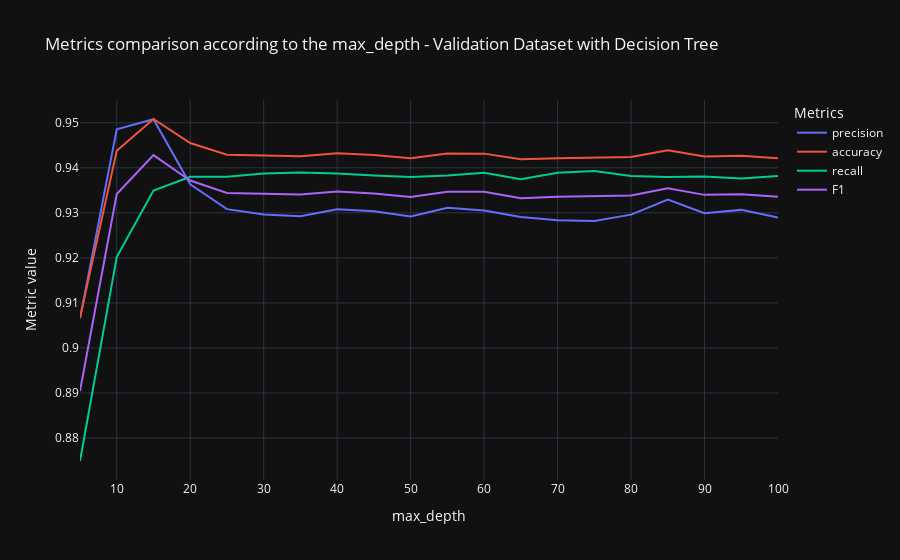

Write notebook code for a chart like this one.
### Code cell
# Plotting validation results
px.line(results_val_dt, 
        x=results_val_dt['max_depth'], 
        y=['precision', 'accuracy', 'recall', 'F1'],
        template='plotly_dark',
        title="Metrics comparison according to the max_depth - Validation Dataset with Decision Tree",
        labels={'value': 'Metric value',
                'max_depth': 'max_depth'}).update_layout(legend=dict(title="Metrics"))

### Figure 1 — Plotly figure (JSON) as saved in the notebook; plotly's stock layout.template omitted (floating-point values rounded to 4 significant figures)
{"data": [{"hovertemplate": "variable=precision<br>max_depth=%{x}<br>Metric value=%{y}<extra></extra>", "legendgroup": "precision", "line": {"color": "#636efa", "dash": "solid"}, "marker": {"symbol": "circle"}, "mode": "lines", "name": "precision", "orientation": "v", "showlegend": true, "type": "scatter", "x": [5, 10, 15, 20, 25, 30, 35, 40, 45, 50, 55, 60, 65, 70, 75, 80, 85, 90, 95, 100], "xaxis": "x", "y": [0.9065, 0.9486, 0.9508, 0.9363, 0.9308, 0.9296, 0.9292, 0.9308, 0.9304, 0.9292, 0.9311, 0.9305, 0.9291, 0.9284, 0.9282, 0.9296, 0.9329, 0.9299, 0.9307, 0.929], "yaxis": "y"}, {"hovertemplate": "variable=accuracy<br>max_depth=%{x}<br>Metric value=%{y}<extra></extra>", "legendgroup": "accuracy", "line": {"color": "#EF553B", "dash": "solid"}, "marker": {"symbol": "circle"}, "mode": "lines", "name": "accuracy", "orientation": "v", "showlegend": true, "type": "scatter", "x": [5, 10, 15, 20, 25, 30, 35, 40, 45, 50, 55, 60, 65, 70, 75, 80, 85, 90, 95, 100], "xaxis": "x", "y": [0.9067, 0.9438, 0.9508, 0.9455, 0.9429, 0.9427, 0.9426, 0.9432, 0.9428, 0.9421, 0.9432, 0.9431, 0.9419, 0.9421, 0.9422, 0.9424, 0.9439, 0.9425, 0.9427, 0.9421], "yaxis": "y"}, {"hovertemplate": "variable=recall<br>max_depth=%{x}<br>Metric value=%{y}<extra></extra>", "legendgroup": "recall", "line": {"color": "#00cc96", "dash": "solid"}, "marker": {"symbol": "circle"}, "mode": "lines", "name": "recall", "orientation": "v", "showlegend": true, "type": "scatter", "x": [5, 10, 15, 20, 25, 30, 35, 40, 45, 50, 55, 60, 65, 70, 75, 80, 85, 90, 95, 100], "xaxis": "x", "y": [0.8749, 0.9202, 0.935, 0.938, 0.938, 0.9387, 0.939, 0.9387, 0.9383, 0.9379, 0.9383, 0.9389, 0.9375, 0.9389, 0.9393, 0.9382, 0.9379, 0.9381, 0.9376, 0.9382], "yaxis": "y"}, {"hovertemplate": "variable=F1<br>max_depth=%{x}<br>Metric value=%{y}<extra></extra>", "legendgroup": "F1", "line": {"color": "#ab63fa", "dash": "solid"}, "marker": {"symbol": "circle"}, "mode": "lines", "name": "F1", "orientation": "v", "showlegend": true, "type": "scatter", "x": [5, 10, 15, 20, 25, 30, 35, 40, 45, 50, 55, 60, 65, 70, 75, 80, 85, 90, 95, 100], "xaxis": "x", "y": [0.8904, 0.9342, 0.9428, 0.9372, 0.9344, 0.9342, 0.9341, 0.9348, 0.9343, 0.9335, 0.9347, 0.9347, 0.9333, 0.9336, 0.9337, 0.9339, 0.9354, 0.934, 0.9341, 0.9335], "yaxis": "y"}], "layout": {"legend": {"title": {"text": "Metrics"}, "tracegroupgap": 0}, "title": {"text": "Metrics comparison according to the max_depth - Validation Dataset with Decision Tree"}, "xaxis": {"anchor": "y", "domain": [0, 1], "title": {"text": "max_depth"}}, "yaxis": {"anchor": "x", "domain": [0, 1], "title": {"text": "Metric value"}}}}
